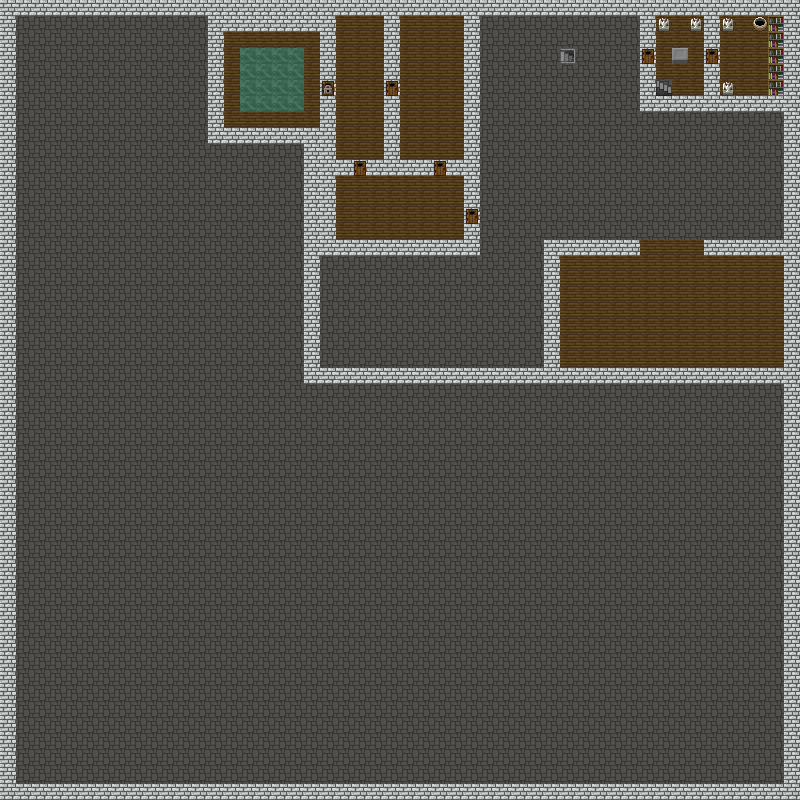

A level layout from a 2D game, rendered from its tile map. Below: a short description, then the map file with its tile-grid data intact:
An orthogonal 50x50 tile map with 16x16 px tiles, 1 tile layer (tiles) and 1 object (Mob).

<map version="1.2" tiledversion="1.3.3" orientation="orthogonal" renderorder="right-down" width="50" height="50" tilewidth="16" tileheight="16" infinite="0" nextlayerid="5" nextobjectid="2">
 <tileset firstgid="1" source="default_tileset.tsx" />
 <layer id="1" name="tiles" width="50" height="50">
  <data encoding="csv">
13,13,13,13,13,13,13,13,13,13,13,13,13,13,13,13,13,13,13,13,13,13,13,13,13,13,13,13,13,13,13,13,13,13,13,13,13,13,13,13,13,13,13,13,13,13,13,13,13,13,
13,1,1,1,1,1,1,1,1,1,1,1,1,13,13,13,13,13,13,13,13,5,5,5,13,5,5,5,5,13,1,1,1,1,1,1,1,1,1,1,13,27,5,27,13,27,5,28,15,13,
13,1,1,1,1,1,1,1,1,1,1,1,1,13,5,5,5,5,5,5,13,5,5,5,13,5,5,5,5,13,1,1,1,1,1,1,1,1,1,1,13,5,5,5,13,5,5,5,15,13,
13,1,1,1,1,1,1,1,1,1,1,1,1,13,5,6,6,6,6,5,13,5,5,5,13,5,5,5,5,13,1,1,1,1,1,8,1,1,1,1,19,5,11,5,19,5,5,5,15,13,
13,1,1,1,1,1,1,1,1,1,1,1,1,13,5,6,6,6,6,5,13,5,5,5,13,5,5,5,5,13,1,1,1,1,1,1,1,1,1,1,13,5,5,5,13,5,5,5,15,13,
13,1,1,1,1,1,1,1,1,1,1,1,1,13,5,6,6,6,6,5,21,5,5,5,19,5,5,5,5,13,1,1,1,1,1,1,1,1,1,1,13,7,5,5,13,27,5,5,15,13,
13,1,1,1,1,1,1,1,1,1,1,1,1,13,5,6,6,6,6,5,13,5,5,5,13,5,5,5,5,13,1,1,1,1,1,1,1,1,1,1,13,13,13,13,13,13,13,13,13,13,
13,1,1,1,1,1,1,1,1,1,1,1,1,13,5,5,5,5,5,5,13,5,5,5,13,5,5,5,5,13,1,1,1,1,1,1,1,1,1,1,1,1,1,1,1,1,1,1,1,13,
13,1,1,1,1,1,1,1,1,1,1,1,1,13,13,13,13,13,13,13,13,5,5,5,13,5,5,5,5,13,1,1,1,1,1,1,1,1,1,1,1,1,1,1,1,1,1,1,1,13,
13,1,1,1,1,1,1,1,1,1,1,1,1,1,1,1,1,1,1,13,13,5,5,5,13,5,5,5,5,13,1,1,1,1,1,1,1,1,1,1,1,1,1,1,1,1,1,1,1,13,
13,1,1,1,1,1,1,1,1,1,1,1,1,1,1,1,1,1,1,13,13,13,19,13,13,13,13,19,13,13,1,1,1,1,1,1,1,1,1,1,1,1,1,1,1,1,1,1,1,13,
13,1,1,1,1,1,1,1,1,1,1,1,1,1,1,1,1,1,1,13,13,5,5,5,5,5,5,5,5,13,1,1,1,1,1,1,1,1,1,1,1,1,1,1,1,1,1,1,1,13,
13,1,1,1,1,1,1,1,1,1,1,1,1,1,1,1,1,1,1,13,13,5,5,5,5,5,5,5,5,13,1,1,1,1,1,1,1,1,1,1,1,1,1,1,1,1,1,1,1,13,
13,1,1,1,1,1,1,1,1,1,1,1,1,1,1,1,1,1,1,13,13,5,5,5,5,5,5,5,5,19,1,1,1,1,1,1,1,1,1,1,1,1,1,1,1,1,1,1,1,13,
13,1,1,1,1,1,1,1,1,1,1,1,1,1,1,1,1,1,1,13,13,5,5,5,5,5,5,5,5,13,1,1,1,1,1,1,1,1,1,1,1,1,1,1,1,1,1,1,1,13,
13,1,1,1,1,1,1,1,1,1,1,1,1,1,1,1,1,1,1,13,13,13,13,13,13,13,13,13,13,13,1,1,1,1,13,13,13,13,13,13,5,5,5,5,13,13,13,13,13,13,
13,1,1,1,1,1,1,1,1,1,1,1,1,1,1,1,1,1,1,13,1,1,1,1,1,1,1,1,1,1,1,1,1,1,13,5,5,5,5,5,5,5,5,5,5,5,5,5,5,13,
13,1,1,1,1,1,1,1,1,1,1,1,1,1,1,1,1,1,1,13,1,1,1,1,1,1,1,1,1,1,1,1,1,1,13,5,5,5,5,5,5,5,5,5,5,5,5,5,5,13,
13,1,1,1,1,1,1,1,1,1,1,1,1,1,1,1,1,1,1,13,1,1,1,1,1,1,1,1,1,1,1,1,1,1,13,5,5,5,5,5,5,5,5,5,5,5,5,5,5,13,
13,1,1,1,1,1,1,1,1,1,1,1,1,1,1,1,1,1,1,13,1,1,1,1,1,1,1,1,1,1,1,1,1,1,13,5,5,5,5,5,5,5,5,5,5,5,5,5,5,13,
13,1,1,1,1,1,1,1,1,1,1,1,1,1,1,1,1,1,1,13,1,1,1,1,1,1,1,1,1,1,1,1,1,1,13,5,5,5,5,5,5,5,5,5,5,5,5,5,5,13,
13,1,1,1,1,1,1,1,1,1,1,1,1,1,1,1,1,1,1,13,1,1,1,1,1,1,1,1,1,1,1,1,1,1,13,5,5,5,5,5,5,5,5,5,5,5,5,5,5,13,
13,1,1,1,1,1,1,1,1,1,1,1,1,1,1,1,1,1,1,13,1,1,1,1,1,1,1,1,1,1,1,1,1,1,13,5,5,5,5,5,5,5,5,5,5,5,5,5,5,13,
13,1,1,1,1,1,1,1,1,1,1,1,1,1,1,1,1,1,1,13,13,13,13,13,13,13,13,13,13,13,13,13,13,13,13,13,13,13,13,13,13,13,13,13,13,13,13,13,13,13,
13,1,1,1,1,1,1,1,1,1,1,1,1,1,1,1,1,1,1,1,1,1,1,1,1,1,1,1,1,1,1,1,1,1,1,1,1,1,1,1,1,1,1,1,1,1,1,1,1,13,
13,1,1,1,1,1,1,1,1,1,1,1,1,1,1,1,1,1,1,1,1,1,1,1,1,1,1,1,1,1,1,1,1,1,1,1,1,1,1,1,1,1,1,1,1,1,1,1,1,13,
13,1,1,1,1,1,1,1,1,1,1,1,1,1,1,1,1,1,1,1,1,1,1,1,1,1,1,1,1,1,1,1,1,1,1,1,1,1,1,1,1,1,1,1,1,1,1,1,1,13,
13,1,1,1,1,1,1,1,1,1,1,1,1,1,1,1,1,1,1,1,1,1,1,1,1,1,1,1,1,1,1,1,1,1,1,1,1,1,1,1,1,1,1,1,1,1,1,1,1,13,
13,1,1,1,1,1,1,1,1,1,1,1,1,1,1,1,1,1,1,1,1,1,1,1,1,1,1,1,1,1,1,1,1,1,1,1,1,1,1,1,1,1,1,1,1,1,1,1,1,13,
13,1,1,1,1,1,1,1,1,1,1,1,1,1,1,1,1,1,1,1,1,1,1,1,1,1,1,1,1,1,1,1,1,1,1,1,1,1,1,1,1,1,1,1,1,1,1,1,1,13,
13,1,1,1,1,1,1,1,1,1,1,1,1,1,1,1,1,1,1,1,1,1,1,1,1,1,1,1,1,1,1,1,1,1,1,1,1,1,1,1,1,1,1,1,1,1,1,1,1,13,
13,1,1,1,1,1,1,1,1,1,1,1,1,1,1,1,1,1,1,1,1,1,1,1,1,1,1,1,1,1,1,1,1,1,1,1,1,1,1,1,1,1,1,1,1,1,1,1,1,13,
13,1,1,1,1,1,1,1,1,1,1,1,1,1,1,1,1,1,1,1,1,1,1,1,1,1,1,1,1,1,1,1,1,1,1,1,1,1,1,1,1,1,1,1,1,1,1,1,1,13,
13,1,1,1,1,1,1,1,1,1,1,1,1,1,1,1,1,1,1,1,1,1,1,1,1,1,1,1,1,1,1,1,1,1,1,1,1,1,1,1,1,1,1,1,1,1,1,1,1,13,
13,1,1,1,1,1,1,1,1,1,1,1,1,1,1,1,1,1,1,1,1,1,1,1,1,1,1,1,1,1,1,1,1,1,1,1,1,1,1,1,1,1,1,1,1,1,1,1,1,13,
13,1,1,1,1,1,1,1,1,1,1,1,1,1,1,1,1,1,1,1,1,1,1,1,1,1,1,1,1,1,1,1,1,1,1,1,1,1,1,1,1,1,1,1,1,1,1,1,1,13,
13,1,1,1,1,1,1,1,1,1,1,1,1,1,1,1,1,1,1,1,1,1,1,1,1,1,1,1,1,1,1,1,1,1,1,1,1,1,1,1,1,1,1,1,1,1,1,1,1,13,
13,1,1,1,1,1,1,1,1,1,1,1,1,1,1,1,1,1,1,1,1,1,1,1,1,1,1,1,1,1,1,1,1,1,1,1,1,1,1,1,1,1,1,1,1,1,1,1,1,13,
13,1,1,1,1,1,1,1,1,1,1,1,1,1,1,1,1,1,1,1,1,1,1,1,1,1,1,1,1,1,1,1,1,1,1,1,1,1,1,1,1,1,1,1,1,1,1,1,1,13,
13,1,1,1,1,1,1,1,1,1,1,1,1,1,1,1,1,1,1,1,1,1,1,1,1,1,1,1,1,1,1,1,1,1,1,1,1,1,1,1,1,1,1,1,1,1,1,1,1,13,
13,1,1,1,1,1,1,1,1,1,1,1,1,1,1,1,1,1,1,1,1,1,1,1,1,1,1,1,1,1,1,1,1,1,1,1,1,1,1,1,1,1,1,1,1,1,1,1,1,13,
13,1,1,1,1,1,1,1,1,1,1,1,1,1,1,1,1,1,1,1,1,1,1,1,1,1,1,1,1,1,1,1,1,1,1,1,1,1,1,1,1,1,1,1,1,1,1,1,1,13,
13,1,1,1,1,1,1,1,1,1,1,1,1,1,1,1,1,1,1,1,1,1,1,1,1,1,1,1,1,1,1,1,1,1,1,1,1,1,1,1,1,1,1,1,1,1,1,1,1,13,
13,1,1,1,1,1,1,1,1,1,1,1,1,1,1,1,1,1,1,1,1,1,1,1,1,1,1,1,1,1,1,1,1,1,1,1,1,1,1,1,1,1,1,1,1,1,1,1,1,13,
13,1,1,1,1,1,1,1,1,1,1,1,1,1,1,1,1,1,1,1,1,1,1,1,1,1,1,1,1,1,1,1,1,1,1,1,1,1,1,1,1,1,1,1,1,1,1,1,1,13,
13,1,1,1,1,1,1,1,1,1,1,1,1,1,1,1,1,1,1,1,1,1,1,1,1,1,1,1,1,1,1,1,1,1,1,1,1,1,1,1,1,1,1,1,1,1,1,1,1,13,
13,1,1,1,1,1,1,1,1,1,1,1,1,1,1,1,1,1,1,1,1,1,1,1,1,1,1,1,1,1,1,1,1,1,1,1,1,1,1,1,1,1,1,1,1,1,1,1,1,13,
13,1,1,1,1,1,1,1,1,1,1,1,1,1,1,1,1,1,1,1,1,1,1,1,1,1,1,1,1,1,1,1,1,1,1,1,1,1,1,1,1,1,1,1,1,1,1,1,1,13,
13,1,1,1,1,1,1,1,1,1,1,1,1,1,1,1,1,1,1,1,1,1,1,1,1,1,1,1,1,1,1,1,1,1,1,1,1,1,1,1,1,1,1,1,1,1,1,1,1,13,
13,13,13,13,13,13,13,13,13,13,13,13,13,13,13,13,13,13,13,13,13,13,13,13,13,13,13,13,13,13,13,13,13,13,13,13,13,13,13,13,13,13,13,13,13,13,13,13,13,13
</data>
 </layer>
 <objectgroup id="2" name="items" />
 <objectgroup id="3" name="mobs">
  <object id="1" type="Mob" x="672" y="48" width="16" height="16">
   <properties>
    <property name="className" value="npcs.Portal" />
    <property name="number" type="int" value="1" />
   </properties>
  </object>
 </objectgroup>
 <objectgroup id="4" name="areas" />
</map>